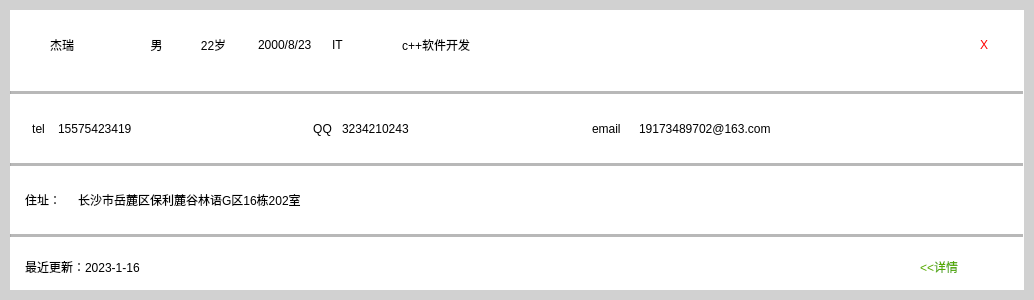
<?xml version="1.0" encoding="UTF-8"?>
<ui version="4.0">
 <class>PersonInfoDisplayKit</class>
 <widget class="QWidget" name="PersonInfoDisplayKit">
  <property name="geometry">
   <rect>
    <x>0</x>
    <y>0</y>
    <width>1034</width>
    <height>300</height>
   </rect>
  </property>
  <property name="windowTitle">
   <string>Form</string>
  </property>
  <property name="styleSheet">
   <string notr="true">background-color: rgb(255, 255, 255);</string>
  </property>
  <layout class="QGridLayout" name="gridLayout">
   <property name="leftMargin">
    <number>0</number>
   </property>
   <property name="topMargin">
    <number>0</number>
   </property>
   <property name="rightMargin">
    <number>0</number>
   </property>
   <property name="bottomMargin">
    <number>0</number>
   </property>
   <property name="spacing">
    <number>0</number>
   </property>
   <item row="0" column="0">
    <widget class="QWidget" name="widget" native="true">
     <property name="styleSheet">
      <string notr="true">#widget
{
	background-color: rgb(255, 255, 255);
	font: 16pt &quot;微软雅黑&quot;;
	color: rgb(0, 0, 0);
	border:10px;
	border-color: rgb(209, 209, 209);
	border-style: solid;
}
</string>
     </property>
     <layout class="QVBoxLayout" name="verticalLayout" stretch="3,1,2,1,2,1,2">
      <property name="leftMargin">
       <number>10</number>
      </property>
      <property name="topMargin">
       <number>0</number>
      </property>
      <property name="rightMargin">
       <number>10</number>
      </property>
      <property name="bottomMargin">
       <number>0</number>
      </property>
      <item>
       <layout class="QHBoxLayout" name="horizontalLayout_4" stretch="3,1,1,2,1,2,4,0,0">
        <property name="spacing">
         <number>20</number>
        </property>
        <property name="leftMargin">
         <number>15</number>
        </property>
        <property name="topMargin">
         <number>10</number>
        </property>
        <property name="rightMargin">
         <number>15</number>
        </property>
        <property name="bottomMargin">
         <number>5</number>
        </property>
        <item>
         <widget class="QLabel" name="label_personname">
          <property name="sizePolicy">
           <sizepolicy hsizetype="Expanding" vsizetype="Expanding">
            <horstretch>0</horstretch>
            <verstretch>0</verstretch>
           </sizepolicy>
          </property>
          <property name="styleSheet">
           <string notr="true">font: 20pt &quot;微软雅黑&quot;;
background-color: rgba(255, 255, 255,0);
color: rgb(0, 0, 0);</string>
          </property>
          <property name="text">
           <string>杰瑞</string>
          </property>
          <property name="alignment">
           <set>Qt::AlignCenter</set>
          </property>
         </widget>
        </item>
        <item>
         <spacer name="horizontalSpacer_2">
          <property name="orientation">
           <enum>Qt::Horizontal</enum>
          </property>
          <property name="sizeHint" stdset="0">
           <size>
            <width>13</width>
            <height>17</height>
           </size>
          </property>
         </spacer>
        </item>
        <item>
         <widget class="QLabel" name="label_personsex">
          <property name="sizePolicy">
           <sizepolicy hsizetype="Expanding" vsizetype="Expanding">
            <horstretch>0</horstretch>
            <verstretch>0</verstretch>
           </sizepolicy>
          </property>
          <property name="styleSheet">
           <string notr="true">font: 13pt &quot;微软雅黑&quot;;
background-color: rgba(255, 255, 255,0);
color: rgb(0, 0, 0);</string>
          </property>
          <property name="text">
           <string>男</string>
          </property>
          <property name="alignment">
           <set>Qt::AlignCenter</set>
          </property>
         </widget>
        </item>
        <item>
         <widget class="QLabel" name="label_personage">
          <property name="sizePolicy">
           <sizepolicy hsizetype="Expanding" vsizetype="Expanding">
            <horstretch>0</horstretch>
            <verstretch>0</verstretch>
           </sizepolicy>
          </property>
          <property name="styleSheet">
           <string notr="true">font: 13pt &quot;微软雅黑&quot;;
background-color: rgba(255, 255, 255,0);
color: rgb(0, 0, 0);</string>
          </property>
          <property name="text">
           <string>22岁</string>
          </property>
          <property name="alignment">
           <set>Qt::AlignCenter</set>
          </property>
         </widget>
        </item>
        <item>
         <widget class="QLabel" name="label_personbrithday">
          <property name="sizePolicy">
           <sizepolicy hsizetype="Expanding" vsizetype="Expanding">
            <horstretch>0</horstretch>
            <verstretch>0</verstretch>
           </sizepolicy>
          </property>
          <property name="styleSheet">
           <string notr="true">font: 13pt &quot;微软雅黑&quot;;
background-color: rgba(255, 255, 255,0);
color: rgb(0, 0, 0);</string>
          </property>
          <property name="text">
           <string>2000/8/23</string>
          </property>
          <property name="alignment">
           <set>Qt::AlignLeading|Qt::AlignLeft|Qt::AlignVCenter</set>
          </property>
         </widget>
        </item>
        <item>
         <widget class="QLabel" name="label_Industry">
          <property name="sizePolicy">
           <sizepolicy hsizetype="Expanding" vsizetype="Expanding">
            <horstretch>0</horstretch>
            <verstretch>0</verstretch>
           </sizepolicy>
          </property>
          <property name="styleSheet">
           <string notr="true">font: 13pt &quot;微软雅黑&quot;;
background-color: rgba(255, 255, 255,0);
color: rgb(0, 0, 0);</string>
          </property>
          <property name="text">
           <string>IT</string>
          </property>
          <property name="alignment">
           <set>Qt::AlignLeading|Qt::AlignLeft|Qt::AlignVCenter</set>
          </property>
         </widget>
        </item>
        <item>
         <widget class="QLabel" name="label_occupation">
          <property name="sizePolicy">
           <sizepolicy hsizetype="Expanding" vsizetype="Expanding">
            <horstretch>0</horstretch>
            <verstretch>0</verstretch>
           </sizepolicy>
          </property>
          <property name="styleSheet">
           <string notr="true">font: 13pt &quot;微软雅黑&quot;;
background-color: rgba(255, 255, 255,0);
color: rgb(0, 0, 0);</string>
          </property>
          <property name="text">
           <string>c++软件开发</string>
          </property>
          <property name="alignment">
           <set>Qt::AlignLeading|Qt::AlignLeft|Qt::AlignVCenter</set>
          </property>
         </widget>
        </item>
        <item>
         <spacer name="horizontalSpacer">
          <property name="orientation">
           <enum>Qt::Horizontal</enum>
          </property>
          <property name="sizeHint" stdset="0">
           <size>
            <width>438</width>
            <height>20</height>
           </size>
          </property>
         </spacer>
        </item>
        <item>
         <widget class="QPushButton" name="buttonDelete">
          <property name="sizePolicy">
           <sizepolicy hsizetype="Minimum" vsizetype="Minimum">
            <horstretch>0</horstretch>
            <verstretch>0</verstretch>
           </sizepolicy>
          </property>
          <property name="minimumSize">
           <size>
            <width>50</width>
            <height>50</height>
           </size>
          </property>
          <property name="maximumSize">
           <size>
            <width>50</width>
            <height>50</height>
           </size>
          </property>
          <property name="styleSheet">
           <string notr="true">color: rgb(255, 0, 0);
background-color: rgba(255, 255, 255,0);
font: 20pt &quot;微软雅黑&quot;;
border:none;</string>
          </property>
          <property name="text">
           <string>X</string>
          </property>
         </widget>
        </item>
       </layout>
      </item>
      <item>
       <widget class="Line" name="line">
        <property name="midLineWidth">
         <number>3</number>
        </property>
        <property name="orientation">
         <enum>Qt::Horizontal</enum>
        </property>
       </widget>
      </item>
      <item>
       <layout class="QHBoxLayout" name="horizontalLayout_5" stretch="2,2,3">
        <property name="leftMargin">
         <number>15</number>
        </property>
        <property name="rightMargin">
         <number>15</number>
        </property>
        <item>
         <layout class="QHBoxLayout" name="horizontalLayout" stretch="1,9">
          <item>
           <widget class="QLabel" name="label">
            <property name="styleSheet">
             <string notr="true">font: 14pt &quot;微软雅黑&quot;;
background-color: rgba(255, 255, 255,0);
color: rgb(0, 0, 0);</string>
            </property>
            <property name="text">
             <string>tel</string>
            </property>
            <property name="alignment">
             <set>Qt::AlignCenter</set>
            </property>
           </widget>
          </item>
          <item>
           <widget class="QLabel" name="label_tel">
            <property name="styleSheet">
             <string notr="true">font: 11pt &quot;微软雅黑&quot;;
background-color: rgba(255, 255, 255,0);
color: rgb(0, 0, 0);</string>
            </property>
            <property name="text">
             <string>15575423419</string>
            </property>
           </widget>
          </item>
         </layout>
        </item>
        <item>
         <layout class="QHBoxLayout" name="horizontalLayout_2" stretch="1,9">
          <item>
           <widget class="QLabel" name="label_3">
            <property name="styleSheet">
             <string notr="true">font: 14pt &quot;微软雅黑&quot;;
background-color: rgba(255, 255, 255,0);
color: rgb(0, 0, 0);</string>
            </property>
            <property name="text">
             <string>QQ</string>
            </property>
            <property name="alignment">
             <set>Qt::AlignCenter</set>
            </property>
           </widget>
          </item>
          <item>
           <widget class="QLabel" name="label_qq">
            <property name="styleSheet">
             <string notr="true">font: 11pt &quot;微软雅黑&quot;;
background-color: rgba(255, 255, 255,0);
color: rgb(0, 0, 0);</string>
            </property>
            <property name="text">
             <string>3234210243</string>
            </property>
           </widget>
          </item>
         </layout>
        </item>
        <item>
         <layout class="QHBoxLayout" name="horizontalLayout_3" stretch="1,9">
          <item>
           <widget class="QLabel" name="label_5">
            <property name="styleSheet">
             <string notr="true">font: 14pt &quot;微软雅黑&quot;;
background-color: rgba(255, 255, 255,0);
color: rgb(0, 0, 0);</string>
            </property>
            <property name="text">
             <string>email</string>
            </property>
           </widget>
          </item>
          <item>
           <widget class="QLabel" name="label_email">
            <property name="styleSheet">
             <string notr="true">font: 11pt &quot;微软雅黑&quot;;
background-color: rgba(255, 255, 255,0);
color: rgb(0, 0, 0);</string>
            </property>
            <property name="text">
             <string>19173489702@163.com</string>
            </property>
           </widget>
          </item>
         </layout>
        </item>
       </layout>
      </item>
      <item>
       <widget class="Line" name="line_2">
        <property name="midLineWidth">
         <number>3</number>
        </property>
        <property name="orientation">
         <enum>Qt::Horizontal</enum>
        </property>
       </widget>
      </item>
      <item>
       <layout class="QHBoxLayout" name="horizontalLayout_6" stretch="1,20">
        <property name="leftMargin">
         <number>15</number>
        </property>
        <property name="rightMargin">
         <number>15</number>
        </property>
        <item>
         <widget class="QLabel" name="label_9">
          <property name="styleSheet">
           <string notr="true">font: 14pt &quot;微软雅黑&quot;;
background-color: rgba(255, 255, 255,0);
color: rgb(0, 0, 0);</string>
          </property>
          <property name="text">
           <string>住址：</string>
          </property>
          <property name="alignment">
           <set>Qt::AlignLeading|Qt::AlignLeft|Qt::AlignVCenter</set>
          </property>
         </widget>
        </item>
        <item>
         <widget class="QLabel" name="label_address">
          <property name="styleSheet">
           <string notr="true">font: 14pt &quot;微软雅黑&quot;;
background-color: rgba(255, 255, 255,0);
color: rgb(0, 0, 0);</string>
          </property>
          <property name="text">
           <string>长沙市岳麓区保利麓谷林语G区16栋202室</string>
          </property>
         </widget>
        </item>
       </layout>
      </item>
      <item>
       <widget class="Line" name="line_3">
        <property name="midLineWidth">
         <number>3</number>
        </property>
        <property name="orientation">
         <enum>Qt::Horizontal</enum>
        </property>
       </widget>
      </item>
      <item>
       <layout class="QHBoxLayout" name="horizontalLayout_7" stretch="3,3,1">
        <property name="leftMargin">
         <number>15</number>
        </property>
        <property name="rightMargin">
         <number>15</number>
        </property>
        <property name="bottomMargin">
         <number>10</number>
        </property>
        <item>
         <widget class="QLabel" name="label_recentupdate">
          <property name="styleSheet">
           <string notr="true">font: 14pt &quot;微软雅黑&quot;;
background-color: rgba(255, 255, 255,0);
color: rgb(0, 0, 0);</string>
          </property>
          <property name="text">
           <string>最近更新：2023-1-16</string>
          </property>
         </widget>
        </item>
        <item>
         <spacer name="horizontalSpacer_3">
          <property name="orientation">
           <enum>Qt::Horizontal</enum>
          </property>
          <property name="sizeHint" stdset="0">
           <size>
            <width>778</width>
            <height>20</height>
           </size>
          </property>
         </spacer>
        </item>
        <item>
         <widget class="QPushButton" name="buttondetail">
          <property name="sizePolicy">
           <sizepolicy hsizetype="Preferred" vsizetype="Expanding">
            <horstretch>0</horstretch>
            <verstretch>0</verstretch>
           </sizepolicy>
          </property>
          <property name="minimumSize">
           <size>
            <width>80</width>
            <height>0</height>
           </size>
          </property>
          <property name="styleSheet">
           <string notr="true">border:none;
background-color: rgba(255, 255, 255,0);
color: rgb(85, 170, 0);
font: 16pt &quot;微软雅黑&quot;;</string>
          </property>
          <property name="text">
           <string>&lt;&lt;详情</string>
          </property>
         </widget>
        </item>
       </layout>
      </item>
     </layout>
    </widget>
   </item>
  </layout>
 </widget>
 <resources/>
 <connections/>
</ui>
